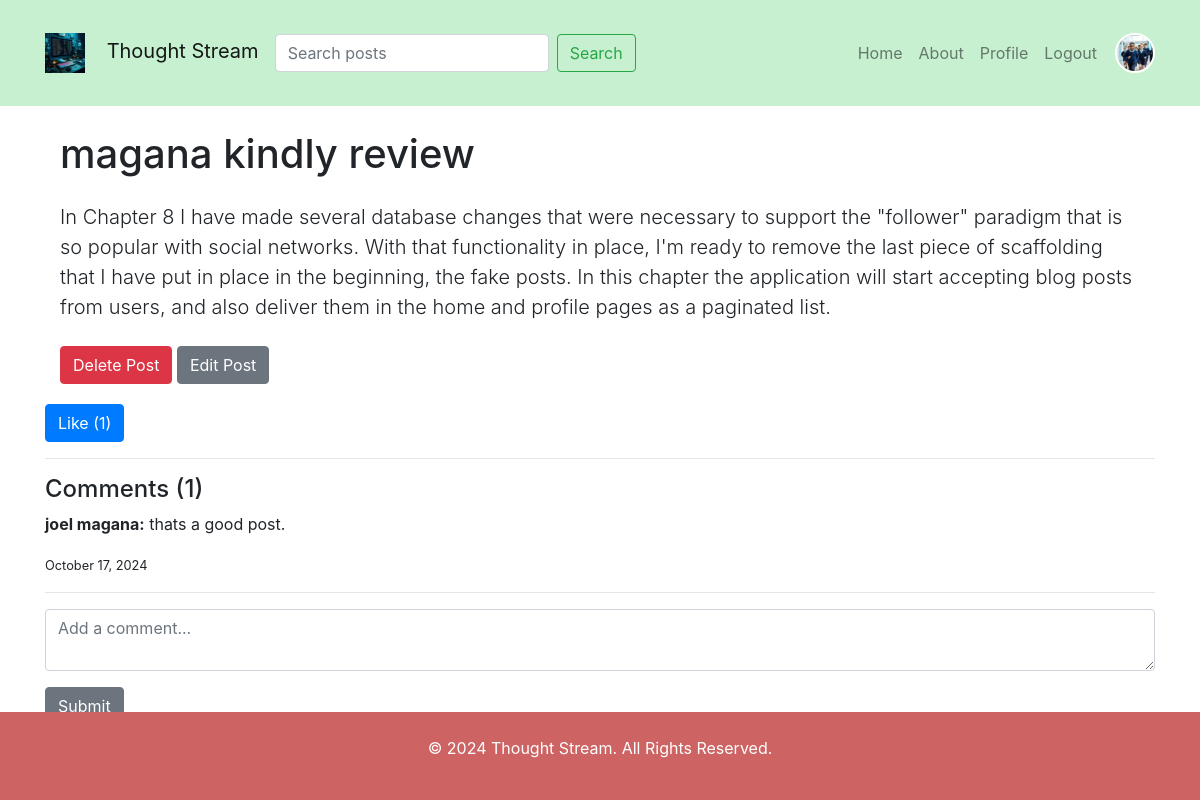
The app's page /post/1 (signed in) with its own data.
### models.py (models this page shows, shortened)
class Post(db.Model):
    id = db.Column(db.Integer, primary_key=True)
    title = db.Column(db.String(150), nullable=False)
    body = db.Column(db.Text, nullable=False)
    date_posted = db.Column(db.DateTime, nullable=False, default=datetime.now(timezone.utc))
    user_id = db.Column(db.Integer, db.ForeignKey('user.id'), nullable=False)
    author = db.relationship('User', backref='posts', lazy=True)
    comments = db.relationship('Comment', backref='post_comments', lazy=True)
    likes = db.relationship('Like', backref='post_likes', lazy=True)

class Comment(db.Model):
    id = db.Column(db.Integer, primary_key=True)
    content = db.Column(db.Text, nullable=False)
    date_posted = db.Column(db.DateTime, nullable=False, default=datetime.utcnow)
    user_id = db.Column(db.Integer, db.ForeignKey('user.id'), nullable=False)  # Link to the User model
    post_id = db.Column(db.Integer, db.ForeignKey('post.id'), nullable=False)  # Link to the Post model
    user = db.relationship('User', backref='comments', lazy=True)  # Get the user who made the comment
    post = db.relationship('Post', backref='post_comments', lazy=True)  # Get the post related to the comment

class User(db.Model, UserMixin):
    id = db.Column(db.Integer, primary_key = True)
    username = db.Column(db.String(150), unique=True, nullable=False)
    email = db.Column(db.String(100), unique = True, nullable=False)
    password = db.Column(db.String(150), nullable=False)
    def get_id(self):
        return self.id

### routes.py (the view)
    @app.route('/post/<int:post_id>')
    def post_detail(post_id):
        post = Post.query.get_or_404(post_id)
        return render_template('post_detail.html', post=post)

### app.py (called while the page is built)
def create_app():
    app = Flask(__name__)
    app.config['SECRET_KEY'] = 'i dont know'
    app.config['SQLALCHEMY_DATABASE_URI'] = 'sqlite:///flasker.db'
    db.init_app(app)
    bcrypt.init_app(app)
    login_manager.init_app(app)
    @login_manager.user_loader
    def load_user(userid):
        return User.query.get(int(userid))
    from routes import init_routes
    init_routes(app, db, bcrypt)
    migrate= Migrate(app,db)
    return app

### templates/post_detail.html
{%extends 'base.html'%}
{% block content %}
<div class="container mt-4">
    <h1 class="mb-4">{{ post.title }}</h1>
    <p class="lead">{{ post.body }}</p>
    {% if post.author == current_user %}
    <div class="mt-4">
        <form method="POST" action="/post/{{ post.id }}/delete" class="d-inline">
            <button class="btn btn-danger" type="submit">Delete Post</button>
        </form>
        <a href="{{ url_for('edit_post', post_id=post.id) }}" class="btn btn-secondary">Edit Post</a>
    </div>
    {% endif %}
</div>
<form method="POST" action="{{ url_for('like_post', post_id=post.id) }}">
    <button type="submit" class="btn btn-primary">Like ({{ post.likes|length }})</button>
</form>
<hr>
  <h4>Comments ({{ post.comments|length }})</h4>
{% for comment in post.comments %}
    <div class="comment">
    <p><strong>{{ comment.user.username }}:</strong> {{ comment.content }}</p>
    <small>{{ comment.date_posted.strftime('%B %d, %Y') }}</small>
<hr>
    </div>
{% endfor %}
<form method="POST" action="{{ url_for('add_comment', post_id=post.id) }}">
    <div class="form-group">
    <textarea name="content" class="form-control" placeholder="Add a comment..." required></textarea>
    </div>
    <button type="submit" class="btn btn-secondary">Submit</button>
</form>
</div>
{% endblock %}

### templates/base.html (shortened to what this page needs)
<!DOCTYPE html>
<html lang="en">
<head>
    <link rel="stylesheet" href="{{ url_for('static', filename='styles.css') }}">
    <link href="https://stackpath.bootstrapcdn.com/bootstrap/4.5.2/css/bootstrap.min.css" rel="stylesheet">
</head>
<body>
    <nav class="navbar navbar-expand-lg navbar-light">
        <div class="container">
            <a href="{{ url_for('home') }}" class="navbar-brand">
                <img src="{{ url_for('static', filename='images/logo.png') }}" alt="Logo" height="40" title="">
                <span class="ml-2">Thought Stream</span>
            </a>
            <form class="form-inline my-2 my-lg-0 ml-auto" action="{{ url_for('search') }}" method="GET">
                <input class="form-control mr-sm-2" type="search" name="query" placeholder="Search posts" required>
                <button class="btn btn-outline-success my-2 my-sm-0" type="submit">Search</button>
            </form>
            <div class="collapse navbar-collapse" id="navbarNav">
                <ul class="navbar-nav ml-auto">
                    <li class="nav-item">
                        <a class="nav-link" href="{{ url_for('home') }}">Home</a>
                    </li>
                    <li class="nav-item">
                        <a class="nav-link" href="{{ url_for('about') }}">About</a>
                    </li>
                    {% if current_user.is_authenticated %}
                        <li class="nav-item">
                            <a class="nav-link" href="{{ url_for('profile') }}">Profile</a>
                        </li>
                        <li class="nav-item">
                            <a class="nav-link" href="{{ url_for('logout') }}">Logout</a>
                        </li>
                        <li class="nav-item">
                            <a href="{{ url_for('profile') }}">
                                <img src="{{ url_for('static', filename='images/profile.jpg') }}" alt="Profile" class="rounded-circle profile-photo">
                            </a>
                        </li>
                    {% endif %}
                </ul>
            </div>
        </div>
    </nav>
    <div class="container">
        {% block content %}
        {% endblock %}
    <footer class="text-center py-4">
        <p>&copy; 2024 Thought Stream. All Rights Reserved.</p>
    </footer>
</body>
</html>

### static/styles.css (style rules this page uses)
body { font-family: Arial, sans-serif; margin: 0; padding: 0; background-color: #93d675; font-weight: bold; }
.navbar { background-color: rgba(69, 204, 103, 0.3); padding: 10px 0; }
.navbar .container { display: flex; align-items: center; justify-content: space-between; }
.container { width: 98%; margin: 20px auto; }
footer { text-align: center; padding: 10px 0; background-color: #ce6363; color: white; position: absolute; bottom: 0; width: 100%; }
.profile-photo { width: 40px; height: 40px; object-fit: cover; margin-left: 10px; border: 2px solid #fff; transition: transform 0.3s ease; }
.navbar-brand { display: flex; align-items: center; }
.navbar-brand img { margin-right: 8px; }

### records on screen
Post: title "magana kindly review", body "In Chapter 8 I have made several database changes that were necessary to support the \"follower\" paradigm that is so popular with social networks. With that functionality in place, I'm ready to remove the last piece of scaffolding that I have put in place in the beginning, the fake posts. In this chapter the application will start accepting blog posts from users, and also deliver them in the home and profile pages as a paginated list."
Comment: user.username "joel magana", content "thats a good post.", date_posted "October 17, 2024"

### other values on screen
{{ post.likes|length }} "1"
{{ post.comments|length }} "1"
